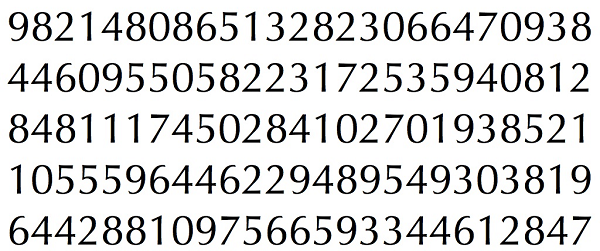
#> input picture ocr.png, 600 x 251 px
$ jupyter execute demo.ipynb
#> lines starting #> are read from the running program, lines starting #| are printed output that depends on the picture; after the words box and inside, x2 and y2 are one past the last pixel; in counts of white or black regions, pixels touching at a corner belong together
[cell 1]
import cv2
import matplotlib.pyplot as plt

[cell 2]
# IMG_NAME = 'digit.jpg'
IMG_NAME = 'ocr.png'

[cell 3]
img = cv2.imread(IMG_NAME)
#> img is the input picture: shape (251, 600, 3); mean B, G, R 217.5, 217.7, 217.6
gray = cv2.cvtColor(img,cv2.COLOR_BGR2GRAY)

[cell 4]
plt.imshow(img)

[cell 5]
blur = cv2.GaussianBlur(gray,(5,5),0)
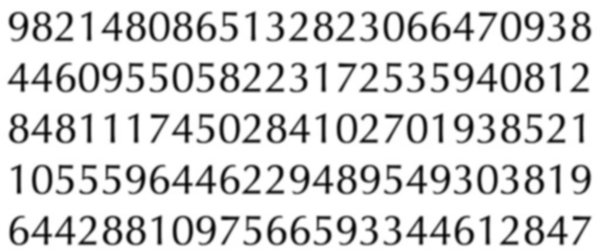
#> blur: shape (251, 600); min 4, max 255, mean 217.7
# thresh = cv2.adaptiveThreshold(blur,255,1,1,11,2)
ret,thresh = cv2.threshold(gray,128,255,1)
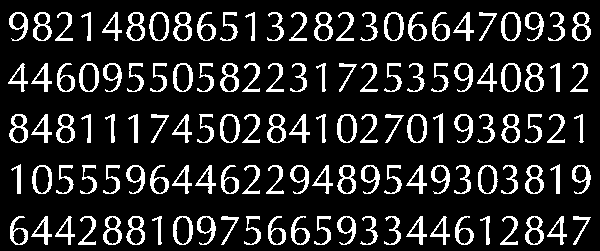
#> thresh: shape (251, 600); 14.7% white; 125 white regions, largest, box (x1, y1, x2, y2) and area: (173, 12, 192, 41) 237, (9, 114, 28, 143) 236, (220, 63, 239, 92) 235

[cell 6]
# plt.imshow(blurred)

[cell 7]
plt.imshow(thresh)

[cell 8]
## 对二值图像执行膨胀操作
kernel = cv2.getStructuringElement(cv2.MORPH_CROSS,(5, 5))
dilated = cv2.dilate(thresh,kernel)
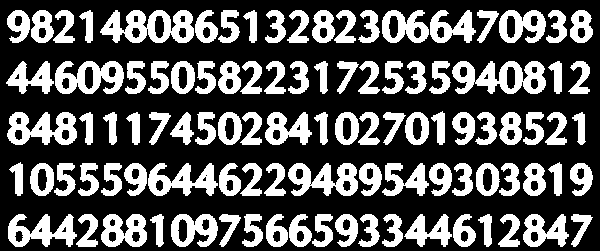
#> dilated: shape (251, 600); 33.7% white; 99 white regions

plt.imshow(dilated)

[cell 9]
## 轮廓提取，cv2.RETR_TREE表示建立层级结构
contours, hierarchy = cv2.findContours(thresh,cv2.RETR_TREE,cv2.CHAIN_APPROX_SIMPLE)
#> contours = 210 contours, 2 with area under 20; largest, box (x1, y1, x2, y2) and area: (173, 216, 193, 245) 452, (407, 114, 427, 143) 452, (32, 165, 52, 194) 452, (173, 63, 193, 92) 452, (337, 114, 357, 143) 450
# contours, hierarchy = cv2.findContours(dilated,cv2.RETR_TREE,cv2.CHAIN_APPROX_SIMPLE)

[cell 10]
res_img = cv2.imread(IMG_NAME)

for cnt in contours:
    if cv2.contourArea(cnt)>50:
        [x,y,w,h] = cv2.boundingRect(cnt)

        cv2.rectangle(res_img,(x,y),(x+w,y+h),(255,0,0),2)
#> this loop made 210 passes
#> (x, y, w, h) on passes 1 to 12: (573, 216, 18, 29), (547, 216, 20, 29), (550, 220, 11, 15), (525, 216, 19, 29), (528, 229, 13, 16), (529, 216, 11, 13), (500, 216, 18, 29), (480, 216, 10, 29), (455, 216, 19, 29), (458, 228, 13, 17), (430, 216, 20, 29), (433, 220, 11, 15)
#> cnt on passes 15, 43: [[418, 221], [419, 220], [420, 221], [419, 222]], [[43, 221], [44, 220], [45, 221], [44, 222]]
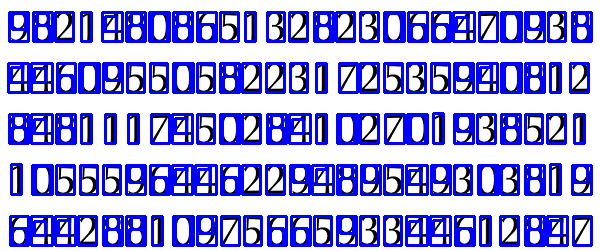
#> res_img: shape (251, 600, 3); mean B, G, R 238.2, 162.8, 162.8

plt.figure(figsize=(8, 8))
plt.imshow(res_img)

[cell 11]
# 提取shu zi suo zai de lun kuo，其父轮廓都为-1号轮廓
boxes = []
for i in range(len(hierarchy[0])):
    # 其父轮廓都为-1号轮廓
    if hierarchy[0][i][3] == -1:
        boxes.append(contours[i])
#> after the loop, boxes = 125 contours; largest, box (x1, y1, x2, y2) and area: (173, 216, 193, 245) 452, (407, 114, 427, 143) 452, (32, 165, 52, 194) 452, (173, 63, 193, 92) 452, (337, 114, 357, 143) 450

[cell 12]
res_img = cv2.imread(IMG_NAME)

for cnt in boxes:
    if cv2.contourArea(cnt)>50:
        [x,y,w,h] = cv2.boundingRect(cnt)

        cv2.rectangle(res_img,(x,y),(x+w,y+h),(255,0,0),2)
#> this loop made 125 passes
#> (x, y, w, h) on passes 1 to 12: (573, 216, 18, 29), (547, 216, 20, 29), (525, 216, 19, 29), (500, 216, 18, 29), (480, 216, 10, 29), (455, 216, 19, 29), (430, 216, 20, 29), (406, 216, 21, 29), (384, 216, 17, 29), (360, 216, 18, 29), (337, 216, 19, 29), (314, 216, 17, 29)
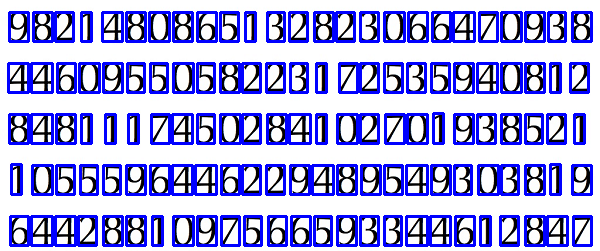
#> res_img: shape (251, 600, 3); mean B, G, R 226.4, 168, 167.9

plt.figure(figsize=(8, 8))
plt.imshow(res_img)

[cell 13]
import cv2
import matplotlib.pyplot as plt


def char_segment(image, figsize=(8, 8), pad = 5):
#> called with image = 'digit.jpg', figsize = (8, 12), pad = 5
    img = cv2.imread(image)
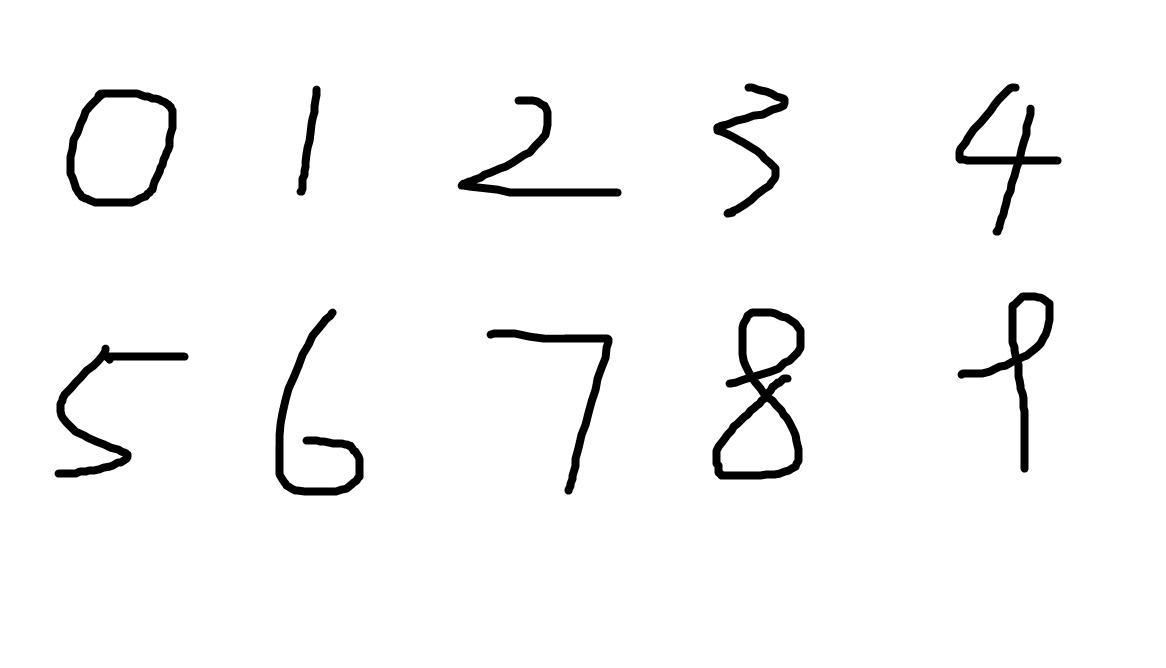
#> input picture digit.jpg, 1166 x 668 px
#> img is the input picture: shape (668, 1166, 3); min 0, max 255, mean 246.6
    gray = cv2.cvtColor(img,cv2.COLOR_BGR2GRAY)
#> gray: shape (668, 1166)

    blur = cv2.GaussianBlur(gray,(5,5),0)
#> blur: shape (668, 1166)
    # thresh = cv2.adaptiveThreshold(blur,255,1,1,11,2)
    ret,thresh = cv2.threshold(gray,128,255,1)
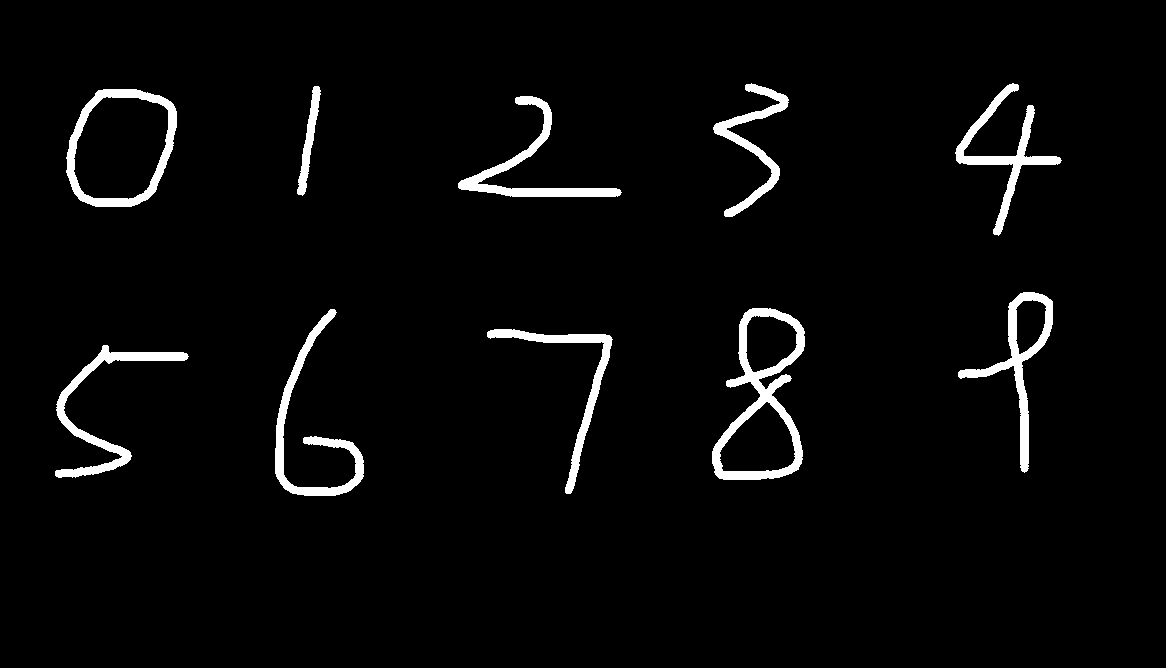
#> thresh: shape (668, 1166); 3.4% white; 10 white regions, largest, box (x1, y1, x2, y2) and area: (712, 308, 805, 480) 4264, (66, 89, 177, 207) 2889, (275, 309, 364, 496) 2886

    # find contours
    contours, hierarchy = cv2.findContours(thresh,cv2.RETR_TREE,cv2.CHAIN_APPROX_SIMPLE)

    # extract contours whose root contour's hierarchy is -1
    boxes = []
    for i in range(len(hierarchy[0])):
        # root contour's hierarchy is -1
        if hierarchy[0][i][3] == -1:
            boxes.append(contours[i])
#> this loop made 14 passes

    digit_imgs = []
    for cnt in boxes:
        if cv2.contourArea(cnt)>50:
            [x,y,w,h] = cv2.boundingRect(cnt)

            digit_imgs.append(img[y-pad:y+h+pad, x-pad:x+w+pad, :].copy())

            cv2.rectangle(img,(x,y),(x+w,y+h),(255,0,0),2)
#> this loop made 10 passes
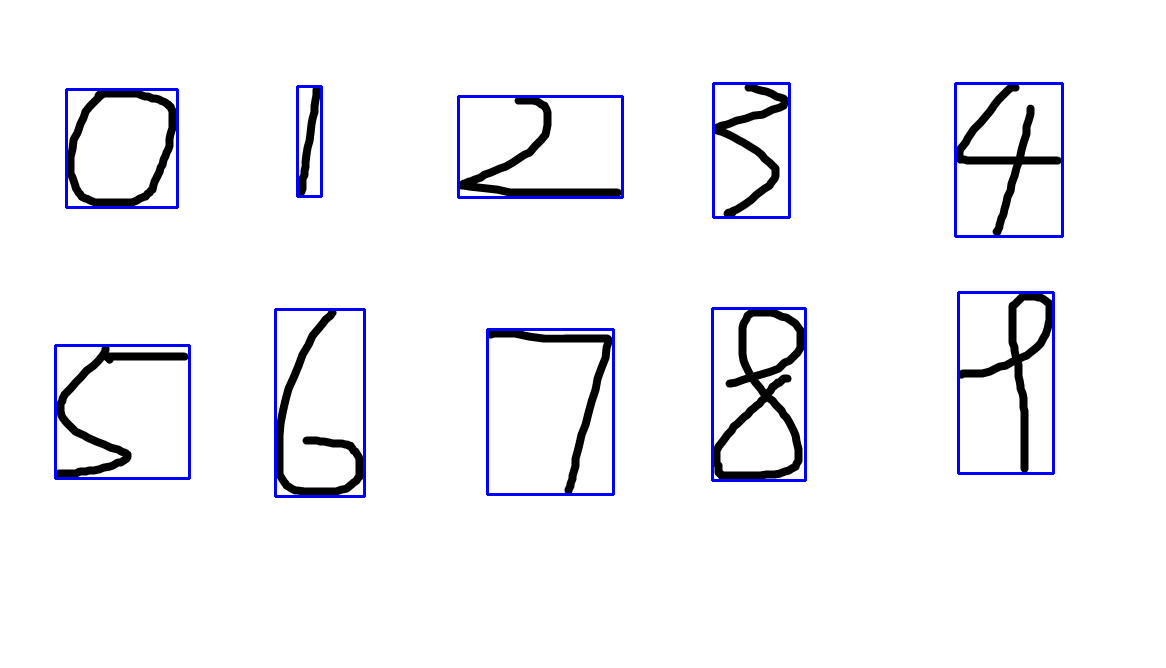
#> img: shape (668, 1166, 3); 1.9% of pixels changed, all inside (x1, y1, x2, y2) = (54, 82, 1064, 498)


    plt.figure(figsize=figsize)
    plt.imshow(img)
    plt.show()
    return digit_imgs

[cell 14]
_digits = char_segment('digit.jpg', figsize=(8, 12))

[cell 15]
for i in range(9):
    plt.subplot(330+i+1)
    plt.imshow(cv2.resize(_digits[i], (28, 28)))
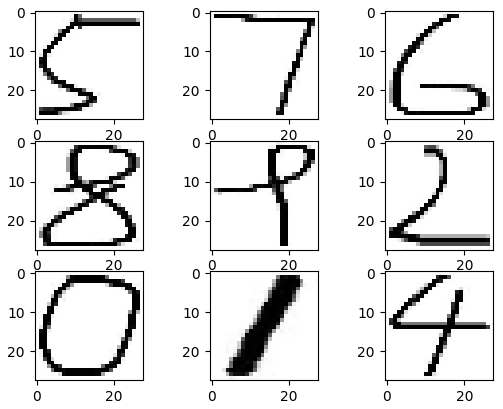
#> figure drawn by matplotlib, 9 panels

[cell 16]
_many_digits = char_segment('ocr.png', (14, 14), pad=2)
#> the loop in char_segment (call 2), `for cnt in boxes:` made 125 passes

[cell 17]
for i in range(9):
    plt.subplot(330+i+1)
    plt.imshow(cv2.resize(_many_digits[i], (28, 28)))
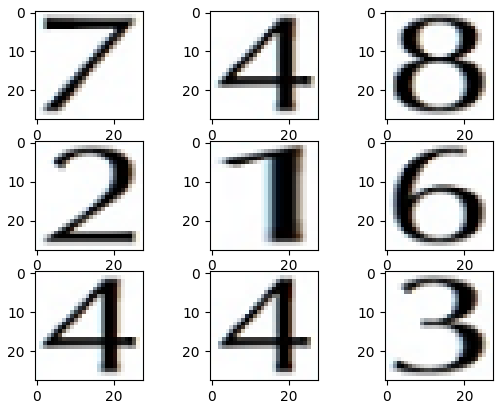
#> figure drawn by matplotlib, 9 panels
